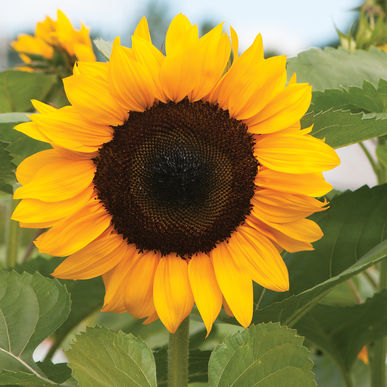
%> input picture edge/sunfl.jpg, 387 x 387 px
$ octave edge.m   (GNU Octave 9; MATLAB toolbox functions it lacks are replaced by stand-ins)
%> lines starting %> are read from the running program, lines starting %| are printed output that depends on the picture
pkg load image;
a=imread('sunfl.jpg');
%> a is the input picture: size 387x387x3 uint8; mean R, G, B 155.3, 133.5, 56.6
a=rgb2gray(a);
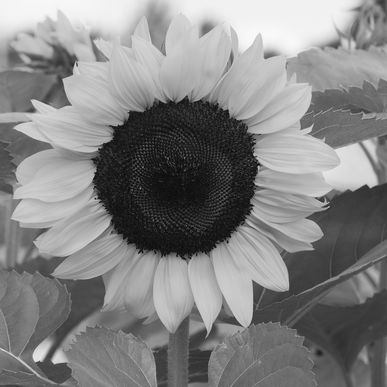
%> a: size 387x387 uint8; min 3, max 253, mean 131.3
%imshow(a);
r=size(a,1);
%> r = 387
c=size(a,2);
%> c = 387
img=zeros(rows(a)+2,columns(a)+2);
outsb=img;
outrb=zeros(rows(a),columns(a));
outpr=img;
outlp=img;

for i=2:r+1
  for j=2:c+1
    img(i,j)=a(i-1,j-1);
  end
end
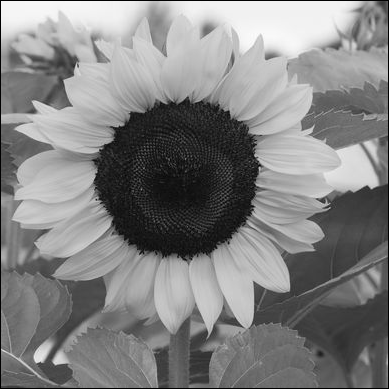
%> img: size 389x389 double; min 0, max 253, mean 129.9

img=uint8(img);
%> img: size 389x389 uint8
dimg=double(img);
rbimg=double(a);

soble=[-2,-2,0;-2,0,2;0,2,2];
prewitt=[-2,-1,0;-1,0,1;0,1,2];
laplace=[-1,2,-1;2,-4,2;-1,2,-1];
rob1=[1,0;0,-1];
rob2=[0,1;-1,0];

for i=1:r
  for j=1:c
    n=i+2;
    m=j+2;
    temp=dimg(i:n,j:m);
    tempsb=temp.*soble;
    tempr=temp.*prewitt;
    templp=temp.*laplace;
    sb=tempsb(:);
    pr=tempr(:);
    lp=templp(:);
    slp=0;
    spr=0;
    ssb=0;
    for k=1:size(sb,1)
      slp=slp+lp(k);
      spr=spr+pr(k);
      ssb=ssb+sb(k);
    end
    outsb(i+1,j+1)=ssb;
    outpr(i+1,j+1)=spr;
    outlp(i+1,j+1)=slp;

    if(i<=r-1 && j<=c-1)
      n=i+1;
      m=j+1;
      temp=rbimg(i:n,j:m);
      temprb1=temp.*rob1;
      temprb2=temp.*rob2;
      r1=temprb1(:);
      r2=temprb2(:);
      sr1=0;
      sr2=0;
      for k=1:size(r1,1)
        sr1=sr1+r1(k);
        sr2=sr2+r2(k);
      end
      outrb(i,j)=outrb(i,j)+sr1;
      outrb(i,j+1)=outrb(i,j+1)+sr2;
    end
  end
end
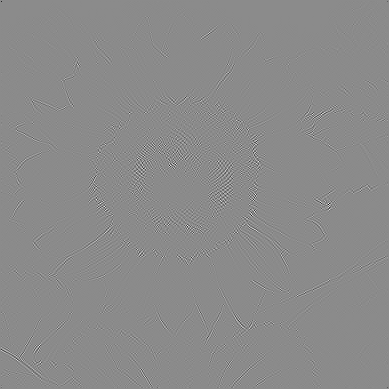
%> outlp: size 389x389 double; min -312, max 260, mean 0; drawn with min black and max white
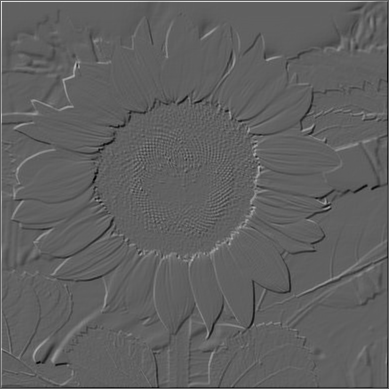
%> outpr: size 389x389 double; min -598, max 976, mean -1.2; drawn with min black and max white
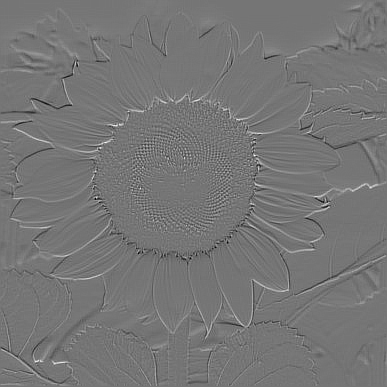
%> outrb: size 387x387 double; min -222, max 258, mean 0.6; drawn with min black and max white
%> after the loop, r1 = [104; 0; 0; -112]; r2 = [0; -103; 113; 0]; sr1 = -8; sr2 = 10; temprb1 = [104 0; 0 -112]; temprb2 = [0 113; -103 0]


figure();
subplot(1,1,1);
imshow(img);
title('Original image');
figure();
subplot(2,2,1);
imshow(uint8(outsb));
title('Sobel Operator');
subplot(2,2,2);
imshow(uint8(outpr));
title('Prewitt Operator');
subplot(2,2,3);
imshow(uint8(outlp));
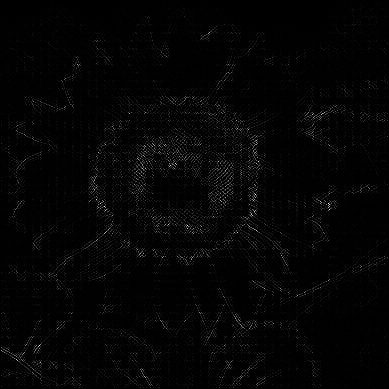
%> displayed picture: size 389x389, on the screen's scale of 0 to 255; min 0, max 255, mean 4.4
title('Laplacian');
subplot(2,2,4);
imshow(uint8(outrb));
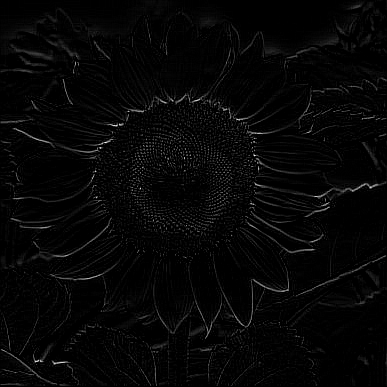
%> displayed picture: size 387x387, on the screen's scale of 0 to 255; min 0, max 255, mean 6.2
title('Robert operator');
